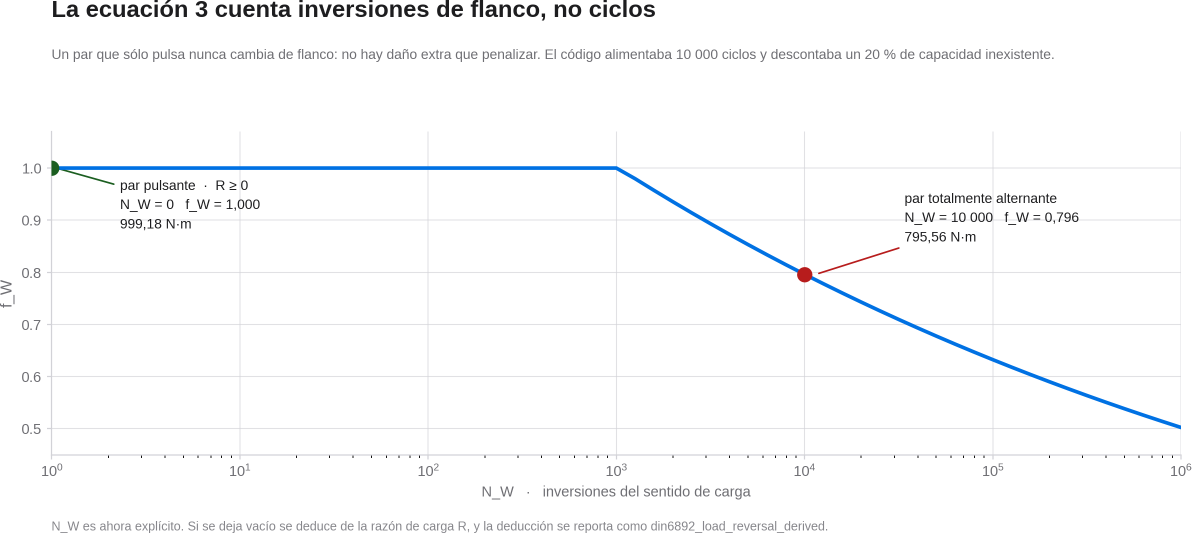
#> input picture presentation/es/figures/chart_fw.png, 2383 x 1066 px, given in place of preview_front.png, which was not available (shown at 1/2 size)
$ python make_shots.py
#> lines starting #> are read from the running program, lines starting #| are printed output that depends on the picture; after the words box and inside, x2 and y2 are one past the last pixel; in counts of white or black regions, pixels touching at a corner belong together; pictures that were not available may be replaced by others from this repository, and a replacement may not be noted
#> in main, section is the input picture: PIL image 2383x1066 RGBA; mean R, G, B, A 247.3, 248.1, 249.2, 9.5
# -*- coding: utf-8 -*-
"""Frame the captured screenshots and the Abaqus renders for the slides.

Adds rounded corners, a hairline border and a soft drop shadow on a transparent
canvas, the way an application window is presented in a Keynote deck. The pixel
content itself is never retouched.
"""
from __future__ import annotations

import glob
import os

from PIL import Image, ImageDraw, ImageFilter

REPO = "/projects/sandbox/Model-Builder-ABACUS-2022"
LANG = os.environ.get("MB_LANG", "es")
SCREENS = ("/projects/sandbox/assets/screens" if LANG == "es"
           else "/projects/sandbox/assets/screens_%s" % LANG)
OUT = ("/projects/sandbox/assets/framed" if LANG == "es"
       else "/projects/sandbox/assets/framed_%s" % LANG)
os.makedirs(OUT, exist_ok=True)

RADIUS = 18
BORDER = (0, 0, 0, 26)
SHADOW_BLUR = 26
SHADOW_OFFSET = 16
SHADOW_ALPHA = 62
MARGIN = 60


def rounded_mask(size, radius):
#> called with size = (744, 614), radius = 14
    mask = Image.new("L", size, 0)
#> mask: PIL image 744x614 L; every value is 0
    ImageDraw.Draw(mask).rounded_rectangle([0, 0, size[0] - 1, size[1] - 1],
                                           radius=radius, fill=255)
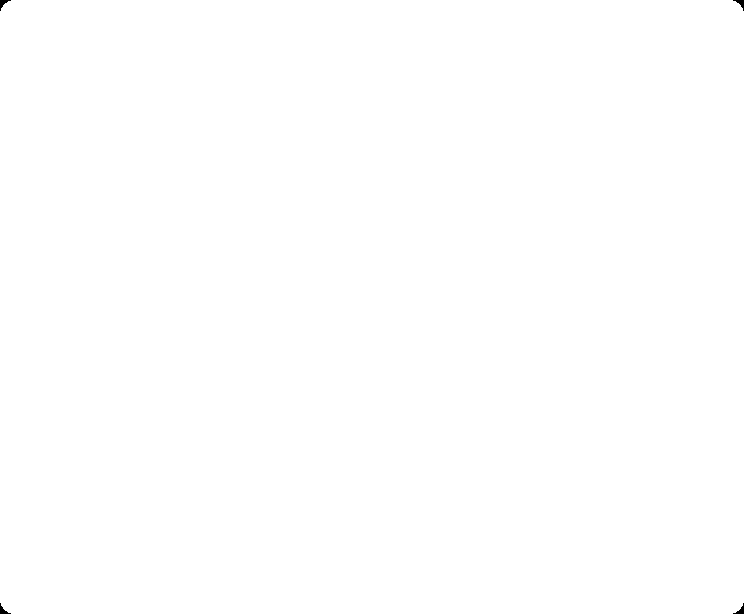
#> mask: PIL image 744x614 L; 100% white; 4 black regions, box (x1, y1, x2, y2) and area: (0, 0, 11, 11) 46, (733, 0, 744, 11) 46, (0, 603, 11, 614) 46, (733, 603, 744, 614) 46
    return mask


def frame(image, radius=RADIUS, border=True):
    image = image.convert("RGBA")
    mask = rounded_mask(image.size, radius)
    rounded = Image.new("RGBA", image.size, (0, 0, 0, 0))
#> rounded: PIL image 744x614 RGBA; every value is 0
    rounded.paste(image, (0, 0), mask)
    if border:
        ImageDraw.Draw(rounded).rounded_rectangle(
            [0, 0, image.size[0] - 1, image.size[1] - 1], radius=radius,
            outline=BORDER, width=2)

    canvas = Image.new("RGBA",
                       (image.size[0] + MARGIN * 2, image.size[1] + MARGIN * 2),
                       (0, 0, 0, 0))
#> canvas: PIL image 864x734 RGBA; every value is 0
    shadow = Image.new("RGBA", canvas.size, (0, 0, 0, 0))
    ImageDraw.Draw(shadow).rounded_rectangle(
        [MARGIN, MARGIN + SHADOW_OFFSET, MARGIN + image.size[0],
         MARGIN + image.size[1] + SHADOW_OFFSET],
        radius=radius, fill=(15, 18, 26, SHADOW_ALPHA))
    shadow = shadow.filter(ImageFilter.GaussianBlur(SHADOW_BLUR))
    canvas = Image.alpha_composite(canvas, shadow)
    canvas.paste(rounded, (MARGIN, MARGIN), rounded)
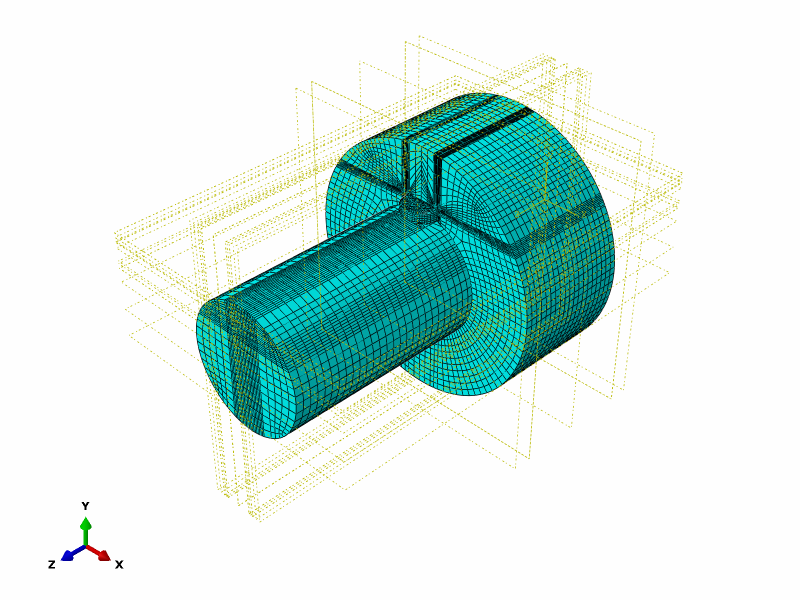
#> input picture _v3test/V3_FULL_preview.png, 1600 x 1200 px, found by its file name (shown at 1/2 size)
    return canvas


def trim_app_background(image, bg=(0xF1, 0xF5, 0xF9), border=18, keep=10,
                        margin=26, minimum=1030):
    """Cut the empty application background under a short tab.

    The last rows of the original window (its bottom frame edge) are appended
    back so the screenshot still looks like a closed window instead of a cut,
    and `minimum` keeps every capture in a narrow aspect-ratio band so the
    slides stay visually uniform.
    """
    rgb_image = image.convert("RGB")
    width, height = rgb_image.size
    pixels = rgb_image.load()
    last = 0
    for y in range(height - keep - 1, -1, -1):
        hits = 0
        for x in range(border, width - border, 3):
            pixel = pixels[x, y]
            if (abs(pixel[0] - bg[0]) > 6 or abs(pixel[1] - bg[1]) > 6 or
                    abs(pixel[2] - bg[2]) > 6):
                hits += 1
                if hits >= 3:
                    break
        if hits >= 3:
            last = y
            break
    cut = min(max(last + margin, minimum), height - keep)
    if height - cut < 60:
        return image
    top_part = image.crop((0, 0, width, cut))
    bottom_part = image.crop((0, height - keep, width, height))
    result = Image.new(image.mode, (width, cut + keep))
    result.paste(top_part, (0, 0))
    result.paste(bottom_part, (0, cut))
    return result


def trim_white(image, tolerance=248):
    """Crop the flat white margin Abaqus leaves around a viewport render."""
#> called with tolerance = 248
    grey = image.convert("L")
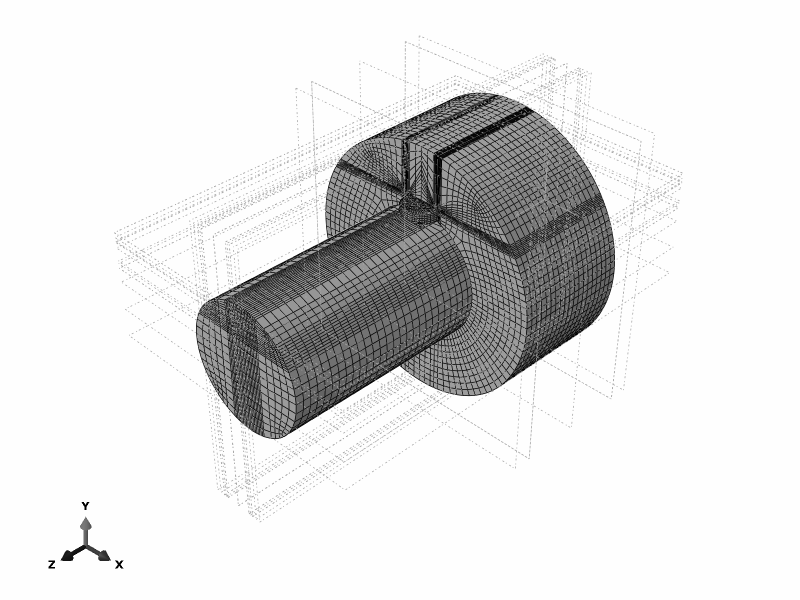
#> grey: PIL image 1600x1200 L (shown at 1/2 size); min 0, max 254, mean 224.2
    mask = grey.point(lambda value: 0 if value >= tolerance else 255)
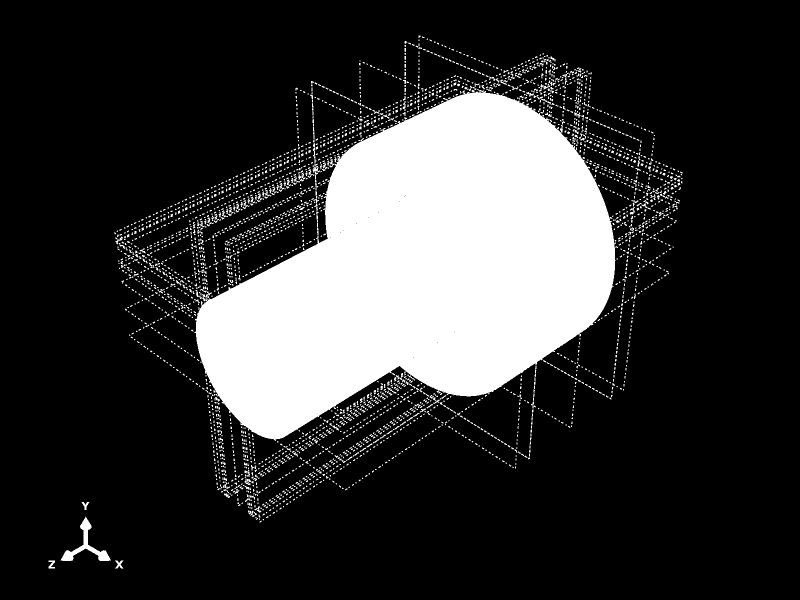
#> mask: PIL image 1600x1200 L (shown at 1/2 size); 20.7% white; 3298 white regions (2939 under 20 px), largest, box (x1, y1, x2, y2) and area: (389, 178, 1232, 882) 356344, (121, 1033, 222, 1122) 1953, (230, 1121, 247, 1137) 141
    box = mask.getbbox()
#> box = (97, 71, 1366, 1137)
    if not box:
        return image
    pad = 12
    left = max(box[0] - pad, 0)
#> left = 85
    upper = max(box[1] - pad, 0)
#> upper = 59
    right = min(box[2] + pad, image.size[0])
#> right = 1378
    lower = min(box[3] + pad, image.size[1])
#> lower = 1149
    return image.crop((left, upper, right, lower))
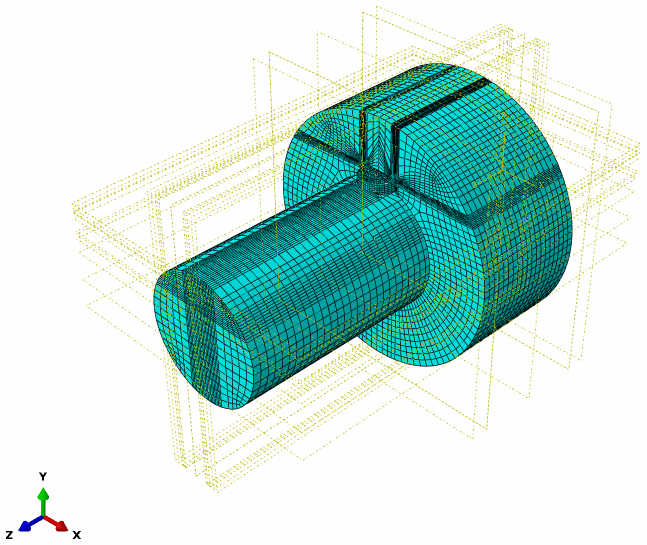
#> returned value: PIL image 1293x1090 RGB (shown at 1/2 size); mean R, G, B 191.4, 223.7, 218.1


def main():
    written = []
    for path in sorted(glob.glob(os.path.join(SCREENS, "gui_*.png"))):
        raw = Image.open(path)
        if raw.size[0] > 1500:
            # The modal dialog is grabbed from the root window; crop it back
            # to the application window so every capture is framed alike.
            raw = raw.crop((0, 0, 1500, min(1150, raw.size[1])))
        shot = trim_app_background(raw)
        framed = frame(shot)
        target = os.path.join(OUT, os.path.basename(path))
        framed.save(target)
        written.append((target, framed.size))

    renders = {
        "model_assembly_hex.png": "_v3test/V3_FULL_preview.png",
        "model_assembly_dense.png": "preview/KEY_FORM_B_preview.png",
        "model_notch_detail.png": "_v3test/V3_FULL_notch_mesh.png",
        "model_form_a.png": "preview/KEY_FORM_A_preview.png",
        "model_front.png": "_v3test/V3_FULL_preview_Front.png",
        "model_d50.png": "preview/FORM_A_D50_preview.png",
    }
    # A cropped detail of the front section: the refined element band around
    # the keyway is genuinely visible here, so the slide can point at it.
    section = Image.open(os.path.join(REPO, "preview/preview_front.png"))
    section = section.crop((432, 186, 1176, 800))
    frame(section, radius=14).save(os.path.join(OUT, "model_notch_section.png"))
    print("  %-34s cropped from preview/preview_front.png" %
          "model_notch_section.png")

    for name, relative in renders.items():
        source = os.path.join(REPO, relative)
        if not os.path.isfile(source):
            print("  missing render: %s" % relative)
            continue
        trimmed = trim_white(Image.open(source))
        framed = frame(trimmed, radius=14)
#> call 2 of frame, with radius = 14, border = True
#> in rounded_mask (call 2), `mask = Image.new("L", size, 0)`: mask: PIL image 1293x1090 L; every value is 0
#> in rounded_mask (call 2), `ImageDraw.Draw(mask).rounded_rectangle([0, 0, size[0] - 1, size[1] - 1..`: mask: PIL image 1293x1090 L; 100% white; 4 black regions, box (x1, y1, x2, y2) and area: (0, 0, 11, 11) 46, (1282, 0, 1293, 11) 46, (0, 1079, 11, 1090) 46, (1282, 1079, 1293, 1090) 46
#> in frame (call 2), `rounded = Image.new("RGBA", image.size, (0, 0, 0, 0))`: rounded: PIL image 1293x1090 RGBA; every value is 0
#> in frame (call 2), `canvas = Image.new("RGBA", (image.size[0] + MARGIN * 2, image.size[1] ..`: canvas: PIL image 1413x1210 RGBA; every value is 0
#> in frame (call 2), `shadow = shadow.filter(ImageFilter.GaussianBlur(SHADOW_BLUR))`:
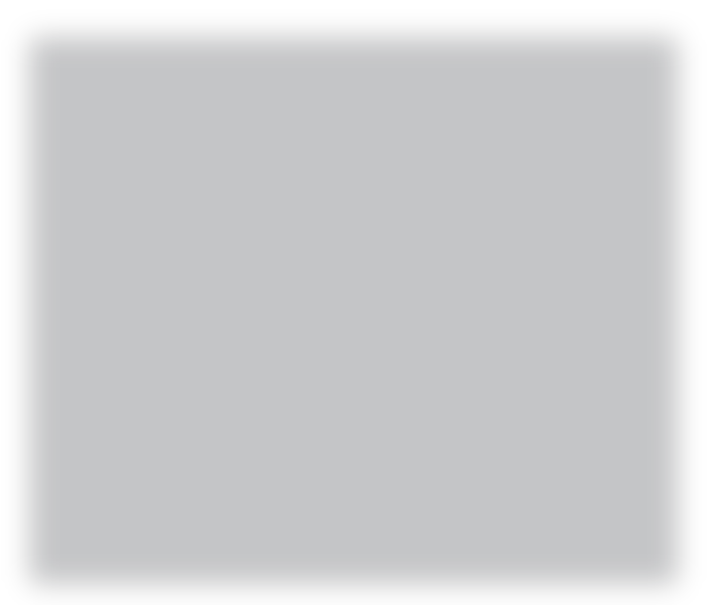
#> shadow: PIL image 1413x1210 RGBA (shown at 1/2 size); mean R, G, B, A 12.4, 14.9, 21.5, 51.2; transparent parts drawn white
#> in frame (call 2), `canvas.paste(rounded, (MARGIN, MARGIN), rounded)`:
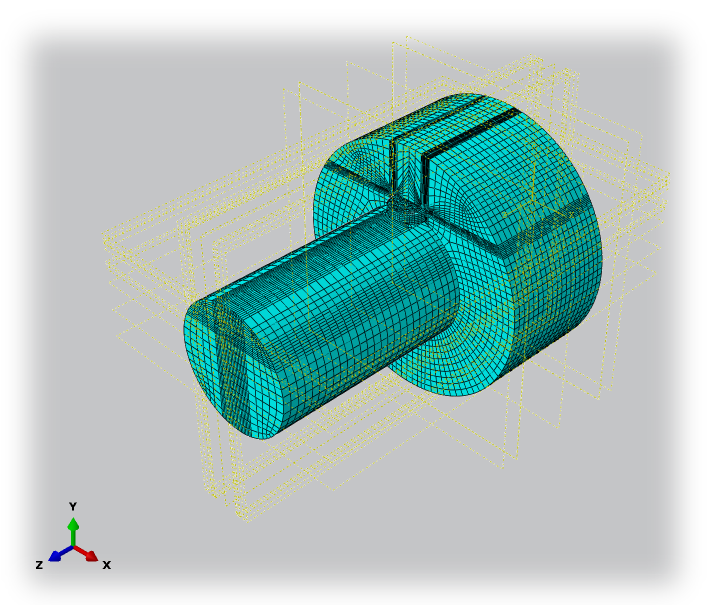
#> canvas: PIL image 1413x1210 RGBA (shown at 1/2 size); mean R, G, B, A 17, 45.4, 45.5, 96.6; transparent parts drawn white
        target = os.path.join(OUT, name)
        framed.save(target)
        written.append((target, framed.size))
#> pass 2 of the loop in main, `for name, relative in renders.items():`:
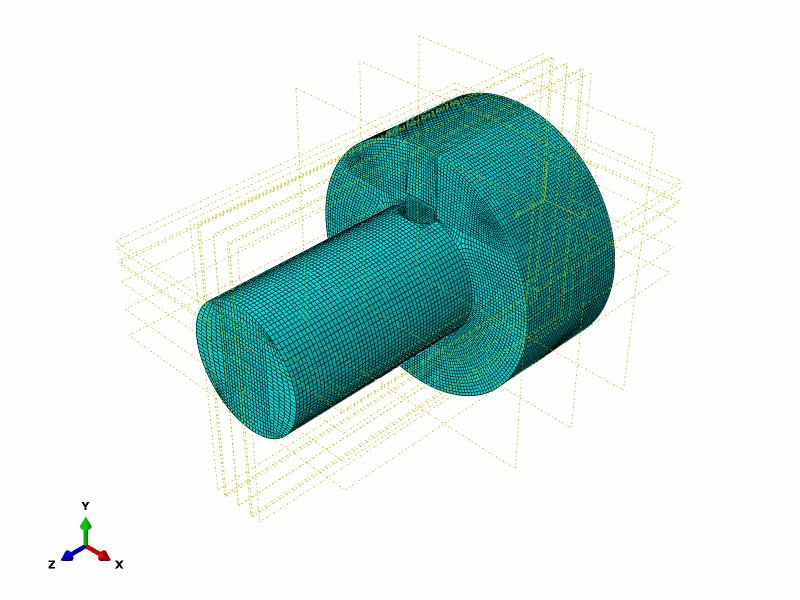
#> input picture preview/KEY_FORM_B_preview.png, 1600 x 1200 px, found by its file name (shown at 1/2 size)
#> in trim_white (call 2), `mask = grey.point(lambda value: 0 if value >= tolerance else 255)`:
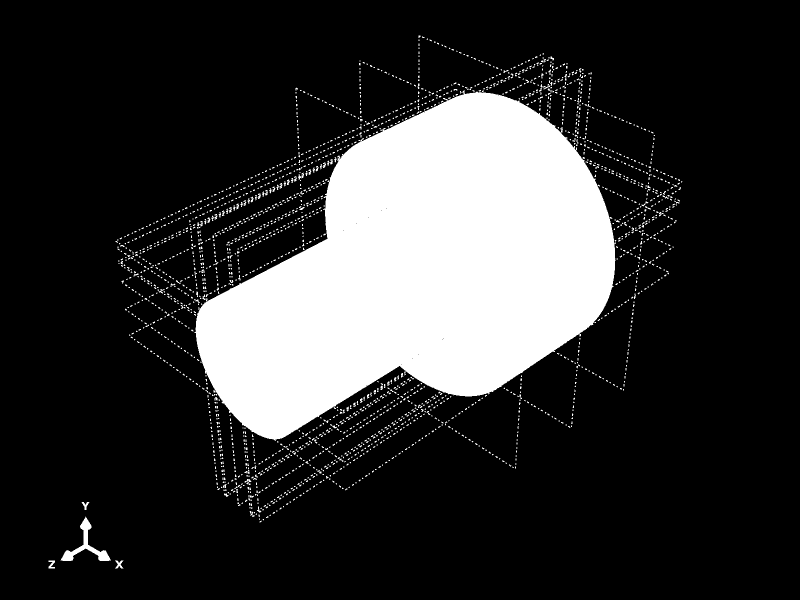
#> mask: PIL image 1600x1200 L (shown at 1/2 size); 19.9% white; 2372 white regions (2259 under 20 px), largest, box (x1, y1, x2, y2) and area: (389, 181, 1232, 882) 355881, (121, 1033, 222, 1122) 1953, (230, 1121, 247, 1137) 141
#> box = (97, 71, 1365, 1137)
#> right = 1377
#> image: PIL image 1292x1090 RGBA
#> in frame (call 3), `canvas.paste(rounded, (MARGIN, MARGIN), rounded)`:
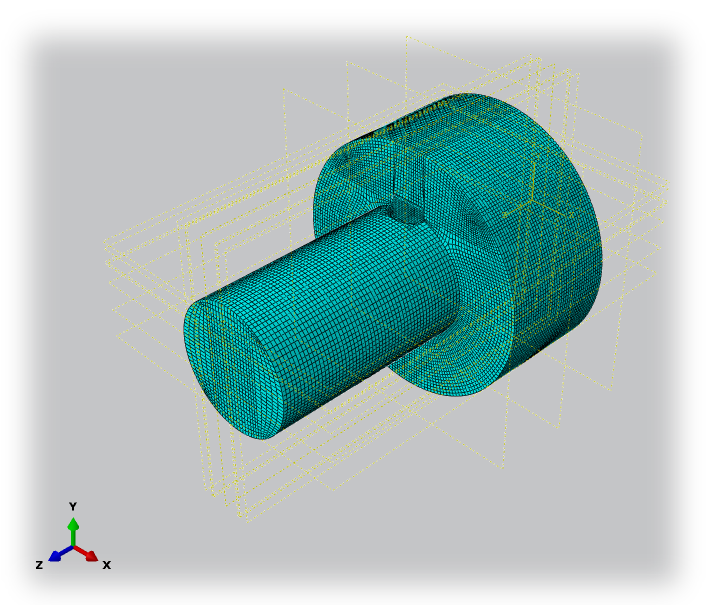
#> canvas: PIL image 1412x1210 RGBA (shown at 1/2 size); mean R, G, B, A 14.1, 39.9, 41.9, 94.7; transparent parts drawn white
#> pass 3 of the loop in main, `for name, relative in renders.items():`:
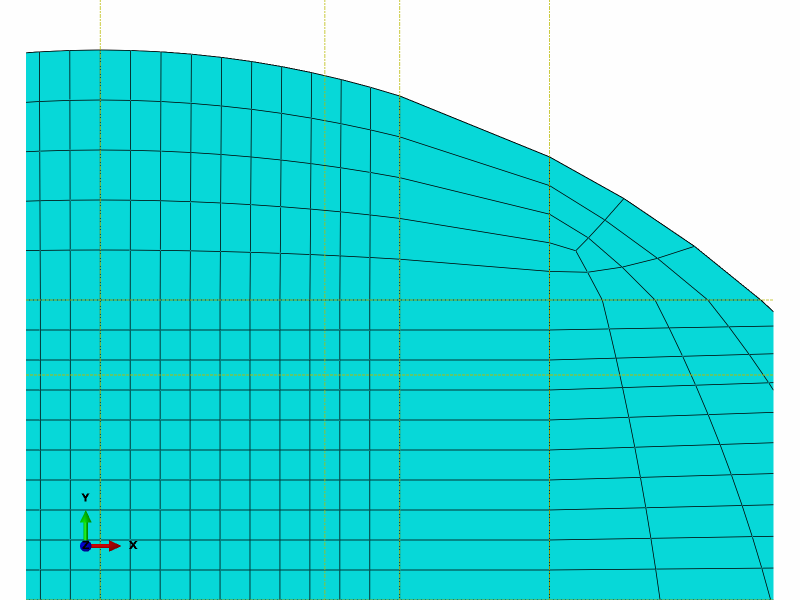
#> input picture _v3test/V3_FULL_notch_mesh.png, 1600 x 1200 px, found by its file name (shown at 1/2 size)
#> in trim_white (call 3), `mask = grey.point(lambda value: 0 if value >= tolerance else 255)`:
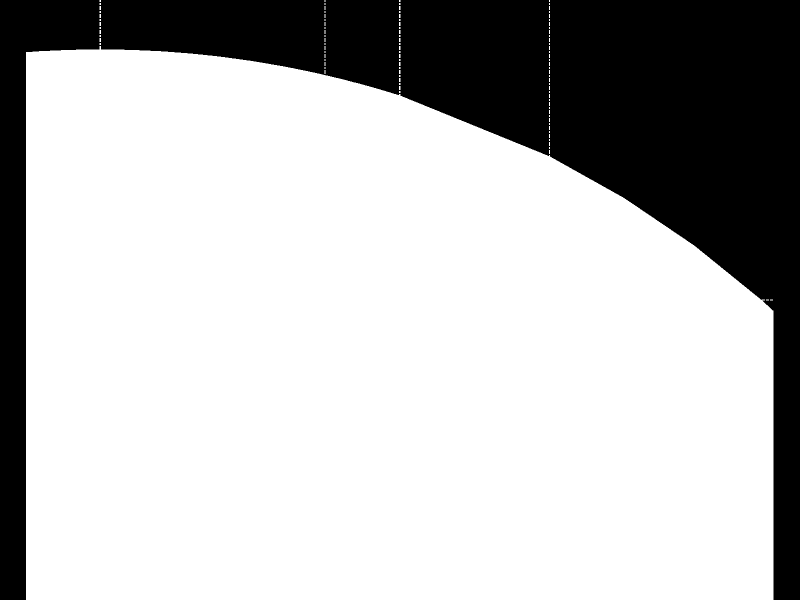
#> mask: PIL image 1600x1200 L (shown at 1/2 size); 74.2% white; 1 black region, box (x1, y1, x2, y2) and area: (0, 0, 1600, 1200) 495488
#> box = (52, 0, 1547, 1200)
#> left = 40
#> upper = 0
#> right = 1559
#> lower = 1200
#> image: PIL image 1519x1200 RGBA
#> in rounded_mask (call 4), `ImageDraw.Draw(mask).rounded_rectangle([0, 0, size[0] - 1, size[1] - 1..`:
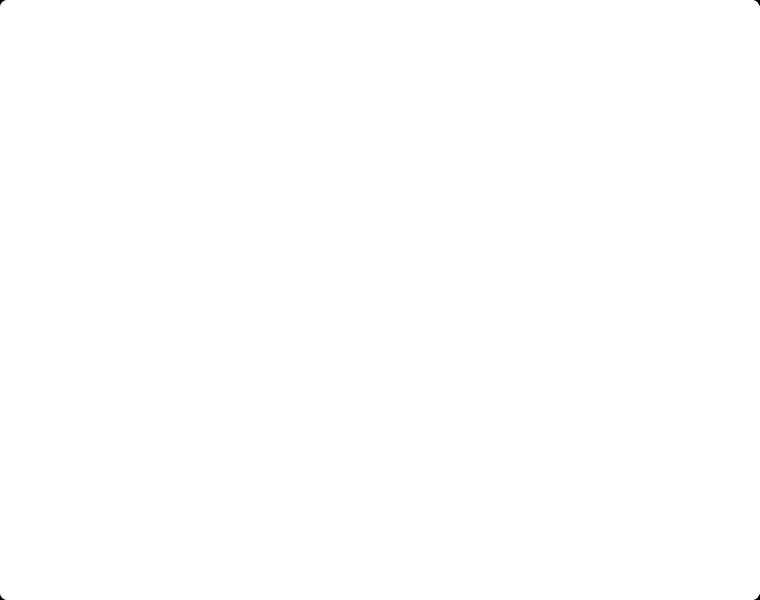
#> mask: PIL image 1519x1200 L (shown at 1/2 size); 100% white; 4 black regions, box (x1, y1, x2, y2) and area: (0, 0, 11, 11) 46, (1508, 0, 1519, 11) 46, (0, 1189, 11, 1200) 46, (1508, 1189, 1519, 1200) 46
#> the loop made 6 passes; the first 3 are shown

    for target, size in written:
        print("  %-34s %dx%d" % (os.path.basename(target), size[0], size[1]))
    return 0


if __name__ == "__main__":
    raise SystemExit(main())
#> (the program exits here)
